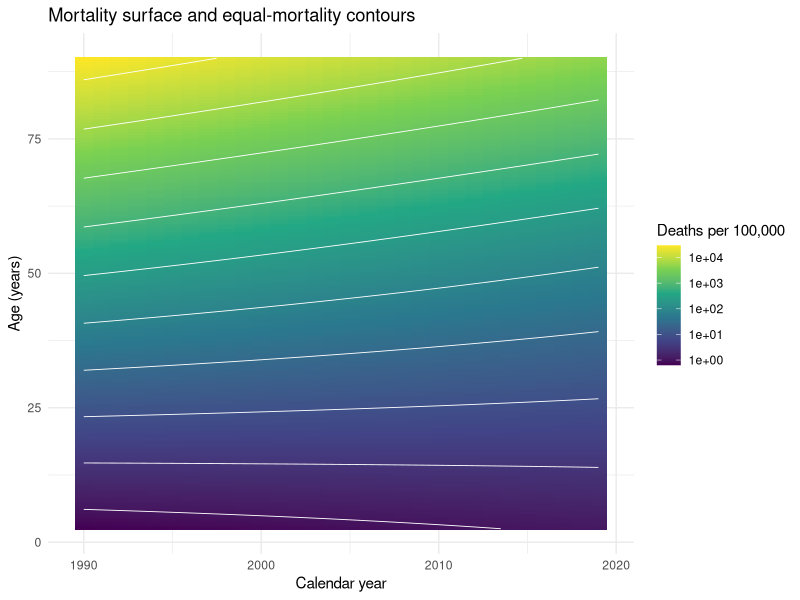
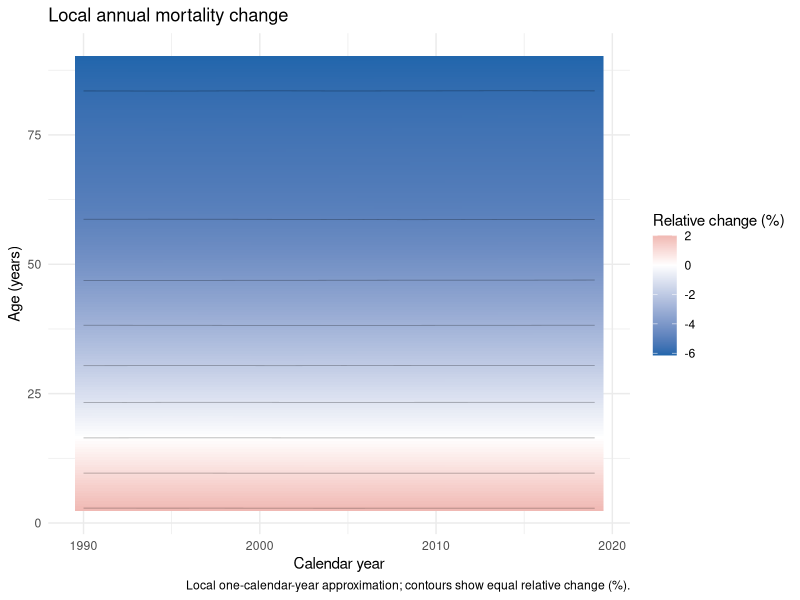
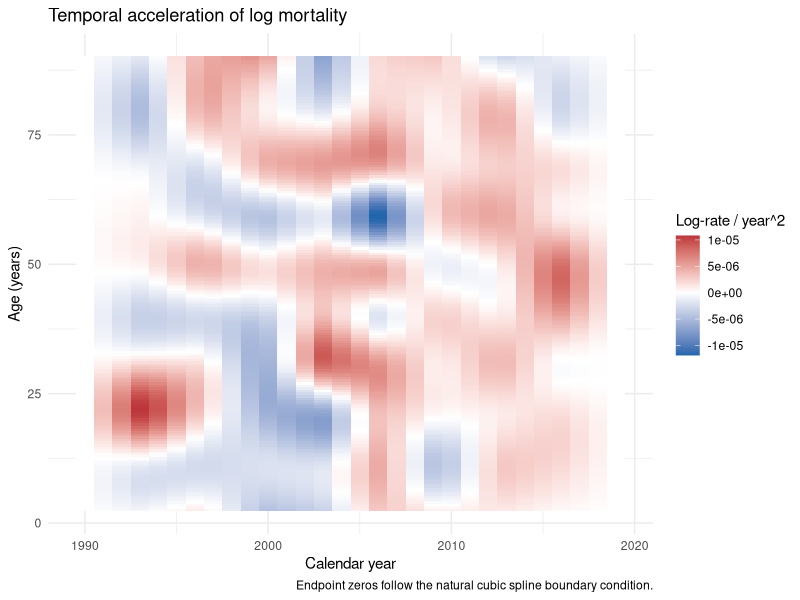
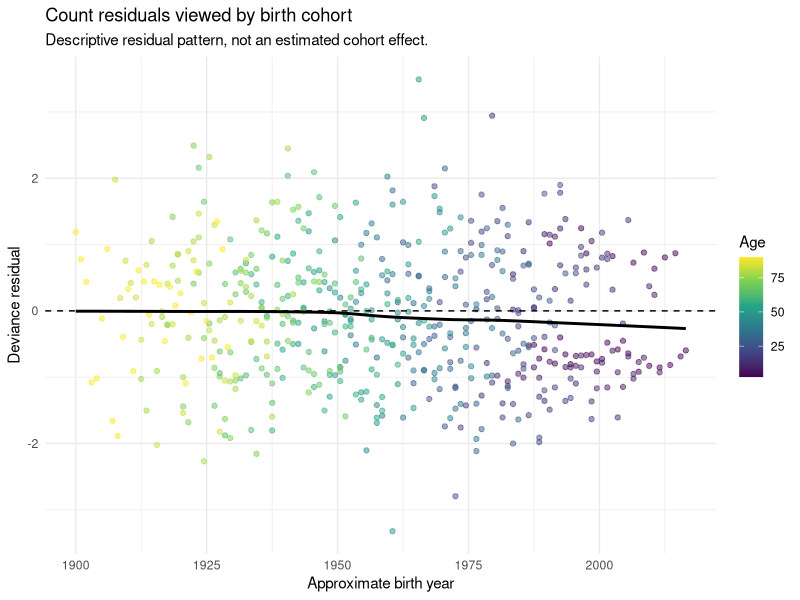
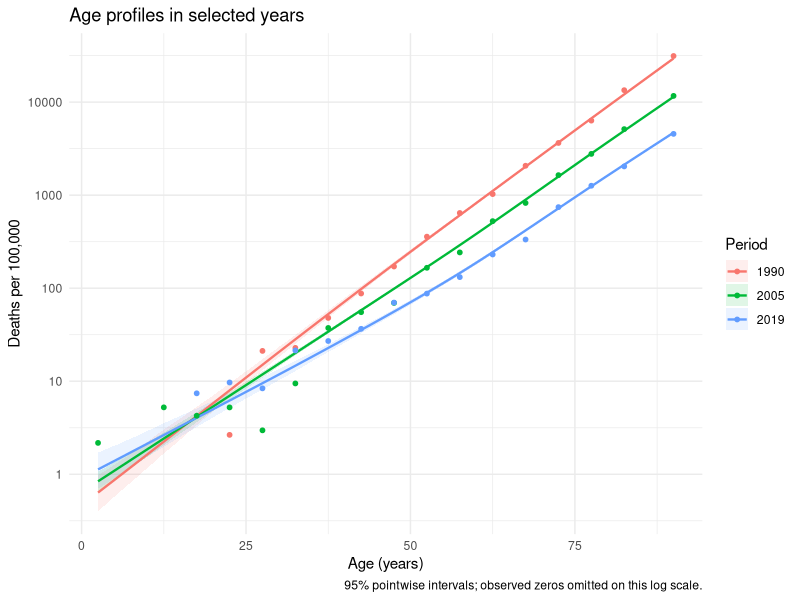
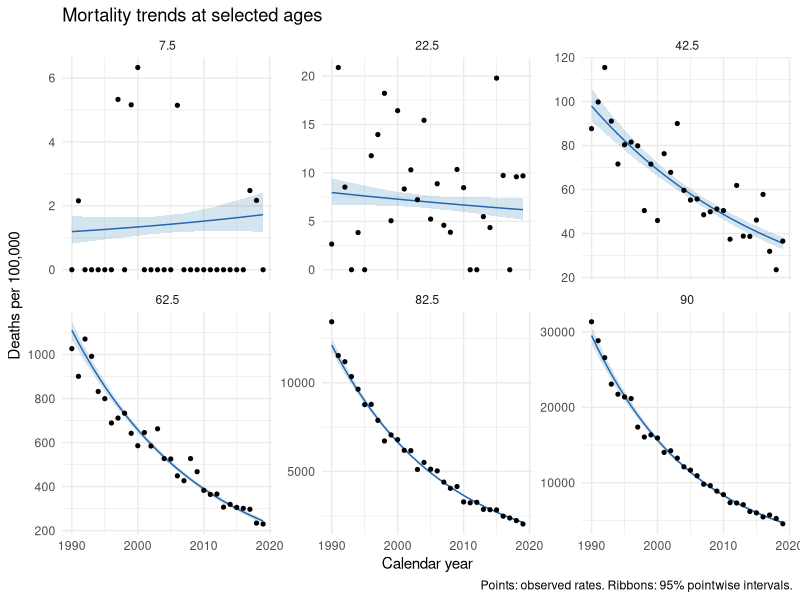
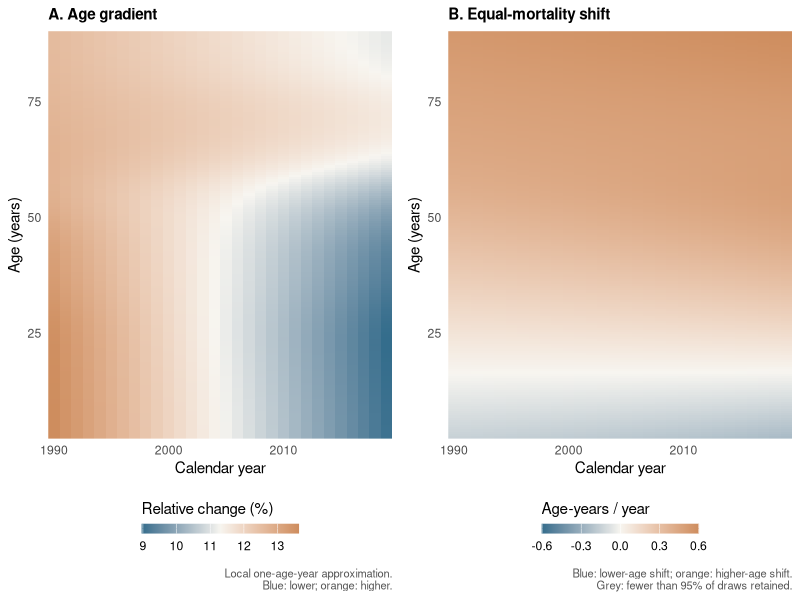

Recreate these plots in R, in order.
# ============================================================
# BLSD-S
# 在RStudio运行整段代码或 source("BLSD_Model_Analysis.R")。
# ============================================================

# 0. 环境准备（修改 M01：只保留实际使用的三个包）
# 首次使用：install.packages(c("mgcv", "ggplot2", "gridExtra"))
library(mgcv)
library(ggplot2)
library(gridExtra)
set.seed(123)
n_draws <- 1000                  # 修改 M04：相关系数抽样次数

# 1. 数据模拟（保留 M02：原版 L18—53，公式与随机数顺序不变）
years <- 1990:2019
age_starts <- seq(0, 85, by = 5)
age_groups <- paste0(age_starts, "-", age_starts + 4)
age_groups[length(age_groups)] <- "85+"
data <- expand.grid(Year = years, Age_Group = age_groups)
age_mids <- c(seq(2.5, 82.5, by = 5), 90) # 90仅沿用原模拟的85+代表值
data$Age_Mid <- rep(age_mids, each = length(years))
data$Pop <- round(runif(nrow(data), 10000, 50000) *
                    (1 + (data$Age_Mid / 100)^2))
true_rate <- function(age, year) {
  time_idx <- year - 1990
  base_risk <- -12 + 0.12 * age
  time_trend <- -0.02 * time_idx
  interaction <- 0.0005 * age * time_idx
  noise <- rnorm(length(age), 0, 0.05)
  young_rebound <- ifelse(age < 50 & year > 2010, 0.05 * (year - 2010), 0)
  exp(base_risk + time_trend - interaction + young_rebound + noise)
}
data$Rate_True <- true_rate(data$Age_Mid, data$Year)
data$Deaths <- rpois(nrow(data), data$Pop * data$Rate_True)
data$Mortality_Rate <- data$Deaths / data$Pop * 100000

# 2. 曲面拟合（修改 M03：原版 L66—68，准Poisson改负二项，采用REML）
# 二维样条和人口偏置项保留；这是建模选择，不自动保证优于原版。
model_blsd <- gam(
  Deaths ~ te(Age_Mid, Year, k = c(10, 10), bs = c("cr", "cr")) +
    offset(log(Pop)),
  family = nb(link = "log"), method = "REML", data = data
)
summary(model_blsd)

# 修改 M04：抽取相关系数并传播到曲面和动态量，不只画点估计。
# 优先用Vc，否则Vp；这是经验贝叶斯高斯近似。
set.seed(123)
V <- if (!is.null(model_blsd$Vc)) model_blsd$Vc else model_blsd$Vp
ev <- eigen((V + t(V)) / 2, symmetric = TRUE)
z <- matrix(rnorm(length(coef(model_blsd)) * n_draws),
            nrow = length(coef(model_blsd)))
beta_draws <- sweep(ev$vectors %*% (sqrt(pmax(ev$values, 0)) * z),
                    1, coef(model_blsd), "+")
rm(z)

# 3. 指标与绘图
# 修改 M05：原版 L77—83延伸到92.5岁；现只预测观测年龄/时期范围。
# Pop=1的预测矩阵给出每人对数率；用均匀年龄网格简化绘图。
pred_grid <- expand.grid(Age_Mid = seq(2.5, 90, by = 0.5), Year = years)
pred_grid$Pop <- 1
X <- predict(model_blsd, newdata = pred_grid, type = "lpmatrix")
eta_draws <- X %*% beta_draws

# 修改 M06、M07：原版 L85—96的加速度直接diff展开向量，会跨年龄做差。
# 现按同点预测矩阵求导，只保留连续导数这一套。
design_at <- function(variable, delta) {
  nd <- pred_grid
  bounds <- range(pred_grid[[variable]])
  nd[[variable]] <- pmin(bounds[2], pmax(bounds[1], nd[[variable]] + delta))
  predict(model_blsd, newdata = nd, type = "lpmatrix")
}
derivative_design <- function(variable, order = 1, h = 0.01) {
  xp <- design_at(variable, h)
  xm <- design_at(variable, -h)
  edge_low <- pred_grid[[variable]] == min(pred_grid[[variable]])
  edge_high <- pred_grid[[variable]] == max(pred_grid[[variable]])
  if (order == 2) {
    out <- (xp - 2 * X + xm) / h^2
    # 自然三次样条端点二阶导数为结构性零，不是数据证明无加速度。
    out[edge_low | edge_high, ] <- 0
  } else {
    out <- (xp - xm) / (2 * h)
    out[edge_low, ] <- (-3 * X + 4 * xp - design_at(variable, 2 * h))[edge_low, ] / (2 * h)
    out[edge_high, ] <- (3 * X - 4 * xm + design_at(variable, -2 * h))[edge_high, ] / (2 * h)
  }
  out
}
velocity_draws <- derivative_design("Year") %*% beta_draws
acceleration_draws <- derivative_design("Year", order = 2) %*% beta_draws
age_gradient_draws <- derivative_design("Age_Mid") %*% beta_draws

# 必要的汇总：均值与95%逐点区间；小分母产生的缺失保留为NA。
summarise_draws <- function(draws) {
  draws[!is.finite(draws)] <- NA_real_
  values <- t(apply(draws, 1, function(x) {
    if (all(is.na(x))) return(c(NA_real_, NA_real_, NA_real_))
    c(mean(x, na.rm = TRUE), quantile(x, c(0.025, 0.975),
                                    na.rm = TRUE, names = FALSE))
  }))
  data.frame(pred_grid[c("Age_Mid", "Year")],
             Value = values[, 1], Lower = values[, 2], Upper = values[, 3])
}
surface <- summarise_draws(exp(eta_draws) * 100000)
acceleration <- summarise_draws(acceleration_draws)
# 修改 M09：每次抽样先换算，再汇总；百分比为局部一年/一岁近似。
velocity_percent <- summarise_draws(100 * expm1(velocity_draws))
age_percent <- summarise_draws(100 * expm1(age_gradient_draws))
# 修改 M10：原版只有等率线；新增移动速度，单位岁/年，不是等效年龄值。
# 小分母会产生不稳定比值，这个必要的处理保留。
iso_draws <- -velocity_draws / age_gradient_draws
iso_draws[abs(age_gradient_draws) < 0.005 | !is.finite(iso_draws)] <- NA_real_
iso <- summarise_draws(iso_draws)
iso$Retained <- rowMeans(is.finite(iso_draws))
iso$Value[iso$Retained < 0.95] <- NA_real_

# 共用绘图样式；颜色表示均值，不代表显著性。
theme_set(theme_minimal(base_size = 11))
field_plot <- function(frame, title, legend) {
  ggplot(frame, aes(Year, Age_Mid, fill = Value)) +
    geom_raster() +
    scale_fill_gradient2(low = "#2166AC", mid = "white", high = "#B2182B",
                         midpoint = 0, na.value = "grey75", name = legend) +
    labs(title = title, x = "Calendar year", y = "Age (years)")
}

# 图1：原版 L101—109曲面与等率线；删除“生理衰老推迟”的解释。
# 用ggplot2原生等高线减少依赖，图例明确每10万人死亡率。
p1 <- ggplot(surface, aes(Year, Age_Mid)) +
  geom_raster(aes(fill = Value)) +
  geom_contour(aes(z = log(Value)), bins = 12, colour = "white", linewidth = 0.3) +
  scale_fill_viridis_c(trans = "log10", name = "Deaths per 100,000") +
  labs(title = "Mortality surface and equal-mortality contours",
       x = "Calendar year", y = "Age (years)")

# 图2：原版 L115—123实际是一阶速度；现换算为百分比（M06、M09）。
# 保留原版等高线：线与颜色都表示相同的局部年度变化百分比。
p2 <- field_plot(velocity_percent, "Local annual mortality change",
                 "Relative change (%)") +
  geom_contour(aes(x = Year, y = Age_Mid, z = Value), inherit.aes = FALSE,
               bins = 10, colour = "black", linewidth = 0.25, alpha = 0.35) +
  labs(caption = "Local one-calendar-year approximation; contours show equal relative change (%).")

# 图3：新增真正的二阶时间导数，保持对数率/年²单位（M06）。
p3 <- field_plot(acceleration, "Temporal acceleration of log mortality",
                 "Log-rate / year^2") +
  labs(caption = "Endpoint zeros follow the natural cubic spline boundary condition.")

# 图4：保留原版 L128—139队列残差图，仅作计数诊断（M11）。
data$Resid <- residuals(model_blsd, type = "deviance")
data$Cohort <- data$Year - data$Age_Mid
p4 <- ggplot(data, aes(Cohort, Resid)) +
  geom_point(aes(colour = Age_Mid), alpha = 0.5) +
  geom_smooth(method = "loess", formula = y ~ x, se = FALSE, colour = "black") +
  geom_hline(yintercept = 0, linetype = "dashed") +
  scale_colour_viridis_c(name = "Age") +
  labs(title = "Count residuals viewed by birth cohort",
       subtitle = "Descriptive residual pattern, not an estimated cohort effect.",
       x = "Approximate birth year", y = "Deviance residual")

# 图5：原版 L146的round(Year)会混入邻年；改为准确选择年份（M12）。
profiles <- subset(surface, Year %in% c(1990, 2005, 2019))
profiles$Period <- factor(profiles$Year)
observed_profiles <- subset(data, Year %in% c(1990, 2005, 2019) & Mortality_Rate > 0)
observed_profiles$Period <- factor(observed_profiles$Year)
p5 <- ggplot(profiles, aes(Age_Mid, Value, colour = Period, fill = Period)) +
  geom_ribbon(aes(ymin = Lower, ymax = Upper), alpha = 0.12, colour = NA) +
  geom_line(linewidth = 0.8) +
  geom_point(data = observed_profiles, aes(y = Mortality_Rate), size = 1.3) +
  scale_y_log10() +
  labs(title = "Age profiles in selected years", x = "Age (years)",
       y = "Deaths per 100,000", caption = "95% pointwise intervals; observed zeros omitted on this log scale.")

# 图6：选定观测年龄的时间趋势及区间（M13）。
trend_ages <- c(7.5, 22.5, 42.5, 62.5, 82.5, 90)
trends <- subset(surface, Age_Mid %in% trend_ages)
observed_trends <- subset(data, Age_Mid %in% trend_ages)
p6 <- ggplot(trends, aes(Year, Value)) +
  geom_ribbon(aes(ymin = Lower, ymax = Upper), fill = "#2C7FB8", alpha = 0.2) +
  geom_line(colour = "#2166AC") +
  geom_point(data = observed_trends, aes(y = Mortality_Rate), size = 1.1) +
  facet_wrap(~Age_Mid, scales = "free_y", ncol = 3) +
  labs(title = "Mortality trends at selected ages", x = "Calendar year",
       y = "Deaths per 100,000", caption = "Points: observed rates. Ribbons: 95% pointwise intervals.")

# 图7：年龄梯度换成百分比，并展示等死亡率移动速度（M07、M09、M10）。
# 两图使用同一套蓝—白—橙色板，刻度各自独立；右图白色固定对应零。
p7_colors <- c("#346D8C", "#F7F5F0", "#CE8D5E")
p7_theme <- theme(legend.position = "bottom", panel.grid = element_blank(),
                  plot.title = element_text(size = 11, face = "bold"),
                  plot.caption = element_text(size = 8, colour = "#555555"))
p7_guide <- guides(fill = guide_colourbar(title.position = "top",
                    barwidth = grid::unit(4, "cm"), barheight = grid::unit(0.25, "cm")))
p7_age <- ggplot(age_percent, aes(Year, Age_Mid, fill = Value)) +
  geom_raster() +
  scale_fill_gradientn(colours = p7_colors, na.value = "grey75", name = "Relative change (%)") +
  coord_cartesian(expand = FALSE) +
  labs(title = "A. Age gradient", x = "Calendar year", y = "Age (years)",
       caption = "Local one-age-year approximation.\nBlue: lower; orange: higher.") + p7_theme + p7_guide
iso_limit <- max(abs(iso$Value), na.rm = TRUE)
p7_iso <- ggplot(iso, aes(Year, Age_Mid, fill = Value)) +
  geom_raster() +
  scale_fill_gradient2(low = p7_colors[1], mid = p7_colors[2], high = p7_colors[3],
                       midpoint = 0, limits = c(-iso_limit, iso_limit),
                       na.value = "grey75", name = "Age-years / year") +
  coord_cartesian(expand = FALSE) +
  labs(title = "B. Equal-mortality shift", x = "Calendar year", y = "Age (years)",
       caption = "Blue: lower-age shift; orange: higher-age shift.\nGrey: fewer than 95% of draws retained.") + p7_theme + p7_guide

# 4. 在RStudio中显示，与原版一样不保存图片、表格或模型文件。
# 前六张图进入Plots历史，图7左右并列；点击上一张/下一张查看。
for (p in list(p1, p2, p3, p4, p5, p6)) print(p)
grid.arrange(p7_age, p7_iso, ncol = 2)
